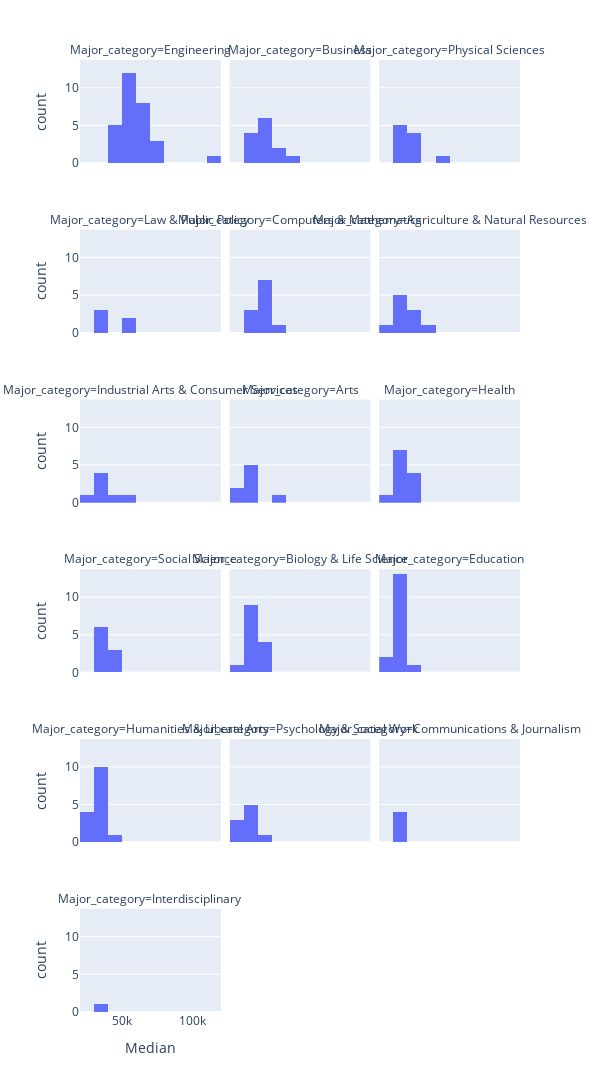

Write notebook code for a chart like this one.
### Code cell
fig = px.histogram(DF_raw,
                  x='Median',
                   nbins=15,
                  facet_col='Major_category',
                  facet_col_wrap=3)
fig.update_layout(autosize = False,
                  width=600,
                  height=1600)
fig.show()

### Figure 1 — Plotly figure (JSON) as saved in the notebook; plotly's stock layout.template omitted (floating-point values rounded to 4 significant figures)
{"data": [{"alignmentgroup": "True", "bingroup": "x", "hovertemplate": "Major_category=Engineering<br>Median=%{x}<br>count=%{y}<extra></extra>", "legendgroup": "", "marker": {"color": "#636efa", "pattern": {"shape": ""}}, "name": "", "nbinsx": 15, "offsetgroup": "", "orientation": "v", "showlegend": false, "type": "histogram", "x": [110000, 75000, 73000, 70000, 65000, 65000, 60000, 60000, 60000, 60000, 60000, 60000, 58000, 57100, 57000, 56000, 54000, 52000, 52000, 50000, 50000, 50000, 50000, 50000, 46000, 44000, 40000, 40000, 40000], "xaxis": "x16", "yaxis": "y16"}, {"alignmentgroup": "True", "bingroup": "x", "hovertemplate": "Major_category=Business<br>Median=%{x}<br>count=%{y}<extra></extra>", "legendgroup": "", "marker": {"color": "#636efa", "pattern": {"shape": ""}}, "name": "", "nbinsx": 15, "offsetgroup": "", "orientation": "v", "showlegend": false, "type": "histogram", "x": [62000, 51000, 50000, 47000, 46000, 45000, 40000, 40000, 40000, 38000, 38000, 36000, 33000], "xaxis": "x17", "yaxis": "y17"}, {"alignmentgroup": "True", "bingroup": "x", "hovertemplate": "Major_category=Physical Sciences<br>Median=%{x}<br>count=%{y}<extra></extra>", "legendgroup": "", "marker": {"color": "#636efa", "pattern": {"shape": ""}}, "name": "", "nbinsx": 15, "offsetgroup": "", "orientation": "v", "showlegend": false, "type": "histogram", "x": [62000, 46000, 45000, 44700, 40000, 39000, 36200, 36000, 35000, 35000], "xaxis": "x18", "yaxis": "y18"}, {"alignmentgroup": "True", "bingroup": "x", "hovertemplate": "Major_category=Law & Public Policy<br>Median=%{x}<br>count=%{y}<extra></extra>", "legendgroup": "", "marker": {"color": "#636efa", "pattern": {"shape": ""}}, "name": "", "nbinsx": 15, "offsetgroup": "", "orientation": "v", "showlegend": false, "type": "histogram", "x": [54000, 50000, 36000, 36000, 35000], "xaxis": "x13", "yaxis": "y13"}, {"alignmentgroup": "True", "bingroup": "x", "hovertemplate": "Major_category=Computers & Mathematics<br>Median=%{x}<br>count=%{y}<extra></extra>", "legendgroup": "", "marker": {"color": "#636efa", "pattern": {"shape": ""}}, "name": "", "nbinsx": 15, "offsetgroup": "", "orientation": "v", "showlegend": false, "type": "histogram", "x": [53000, 45000, 45000, 45000, 45000, 45000, 42000, 41300, 37500, 36400, 35000], "xaxis": "x14", "yaxis": "y14"}, {"alignmentgroup": "True", "bingroup": "x", "hovertemplate": "Major_category=Agriculture & Natural Resources<br>Median=%{x}<br>count=%{y}<extra></extra>", "legendgroup": "", "marker": {"color": "#636efa", "pattern": {"shape": ""}}, "name": "", "nbinsx": 15, "offsetgroup": "", "orientation": "v", "showlegend": false, "type": "histogram", "x": [53000, 40000, 40000, 40000, 35000, 35000, 35000, 32000, 30000, 29000], "xaxis": "x15", "yaxis": "y15"}, {"alignmentgroup": "True", "bingroup": "x", "hovertemplate": "Major_category=Industrial Arts & Consumer Services<br>Median=%{x}<br>count=%{y}<extra></extra>", "legendgroup": "", "marker": {"color": "#636efa", "pattern": {"shape": ""}}, "name": "", "nbinsx": 15, "offsetgroup": "", "orientation": "v", "showlegend": false, "type": "histogram", "x": [50000, 40000, 38400, 35000, 32000, 30000, 29000], "xaxis": "x10", "yaxis": "y10"}, {"alignmentgroup": "True", "bingroup": "x", "hovertemplate": "Major_category=Arts<br>Median=%{x}<br>count=%{y}<extra></extra>", "legendgroup": "", "marker": {"color": "#636efa", "pattern": {"shape": ""}}, "name": "", "nbinsx": 15, "offsetgroup": "", "orientation": "v", "showlegend": false, "type": "histogram", "x": [50000, 35000, 32000, 31000, 30500, 30000, 29000, 27000], "xaxis": "x11", "yaxis": "y11"}, {"alignmentgroup": "True", "bingroup": "x", "hovertemplate": "Major_category=Health<br>Median=%{x}<br>count=%{y}<extra></extra>", "legendgroup": "", "marker": {"color": "#636efa", "pattern": {"shape": ""}}, "name": "", "nbinsx": 15, "offsetgroup": "", "orientation": "v", "showlegend": false, "type": "histogram", "x": [48000, 45000, 42000, 40000, 36000, 35000, 35000, 34000, 33500, 33000, 32400, 28000], "xaxis": "x12", "yaxis": "y12"}, {"alignmentgroup": "True", "bingroup": "x", "hovertemplate": "Major_category=Social Science<br>Median=%{x}<br>count=%{y}<extra></extra>", "legendgroup": "", "marker": {"color": "#636efa", "pattern": {"shape": ""}}, "name": "", "nbinsx": 15, "offsetgroup": "", "orientation": "v", "showlegend": false, "type": "histogram", "x": [47000, 40100, 40000, 38000, 38000, 35000, 33000, 33000, 32000], "xaxis": "x7", "yaxis": "y7"}, {"alignmentgroup": "True", "bingroup": "x", "hovertemplate": "Major_category=Biology & Life Science<br>Median=%{x}<br>count=%{y}<extra></extra>", "legendgroup": "", "marker": {"color": "#636efa", "pattern": {"shape": ""}}, "name": "", "nbinsx": 15, "offsetgroup": "", "orientation": "v", "showlegend": false, "type": "histogram", "x": [45000, 41000, 40000, 40000, 38000, 37400, 37000, 35600, 35000, 35000, 33500, 33400, 33000, 26000], "xaxis": "x8", "yaxis": "y8"}, {"alignmentgroup": "True", "bingroup": "x", "hovertemplate": "Major_category=Education<br>Median=%{x}<br>count=%{y}<extra></extra>", "legendgroup": "", "marker": {"color": "#636efa", "pattern": {"shape": ""}}, "name": "", "nbinsx": 15, "offsetgroup": "", "orientation": "v", "showlegend": false, "type": "histogram", "x": [41000, 35000, 34000, 34000, 34000, 34000, 33000, 33000, 32500, 32100, 32000, 32000, 31000, 30000, 28000, 22000], "xaxis": "x9", "yaxis": "y9"}, {"alignmentgroup": "True", "bingroup": "x", "hovertemplate": "Major_category=Humanities & Liberal Arts<br>Median=%{x}<br>count=%{y}<extra></extra>", "legendgroup": "", "marker": {"color": "#636efa", "pattern": {"shape": ""}}, "name": "", "nbinsx": 15, "offsetgroup": "", "orientation": "v", "showlegend": false, "type": "histogram", "x": [40000, 35000, 34000, 34000, 34000, 33000, 32200, 32000, 32000, 31000, 30000, 29000, 28000, 27500, 27000], "xaxis": "x4", "yaxis": "y4"}, {"alignmentgroup": "True", "bingroup": "x", "hovertemplate": "Major_category=Psychology & Social Work<br>Median=%{x}<br>count=%{y}<extra></extra>", "legendgroup": "", "marker": {"color": "#636efa", "pattern": {"shape": ""}}, "name": "", "nbinsx": 15, "offsetgroup": "", "orientation": "v", "showlegend": false, "type": "histogram", "x": [40000, 36000, 31500, 30000, 30000, 30000, 25000, 25000, 23400], "xaxis": "x5", "yaxis": "y5"}, {"alignmentgroup": "True", "bingroup": "x", "hovertemplate": "Major_category=Communications & Journalism<br>Median=%{x}<br>count=%{y}<extra></extra>", "legendgroup": "", "marker": {"color": "#636efa", "pattern": {"shape": ""}}, "name": "", "nbinsx": 15, "offsetgroup": "", "orientation": "v", "showlegend": false, "type": "histogram", "x": [35000, 35000, 35000, 33000], "xaxis": "x6", "yaxis": "y6"}, {"alignmentgroup": "True", "bingroup": "x", "hovertemplate": "Major_category=Interdisciplinary<br>Median=%{x}<br>count=%{y}<extra></extra>", "legendgroup": "", "marker": {"color": "#636efa", "pattern": {"shape": ""}}, "name": "", "nbinsx": 15, "offsetgroup": "", "orientation": "v", "showlegend": false, "type": "histogram", "x": [35000], "xaxis": "x", "yaxis": "y"}], "layout": {"annotations": [{"font": {}, "showarrow": false, "text": "Major_category=Interdisciplinary", "x": 0.16, "xanchor": "center", "xref": "paper", "y": 0.1083, "yanchor": "bottom", "yref": "paper"}, {"font": {}, "showarrow": false, "text": "Major_category=Humanities & Liberal Arts", "x": 0.16, "xanchor": "center", "xref": "paper", "y": 0.2867, "yanchor": "bottom", "yref": "paper"}, {"font": {}, "showarrow": false, "text": "Major_category=Psychology & Social Work", "x": 0.5, "xanchor": "center", "xref": "paper", "y": 0.2867, "yanchor": "bottom", "yref": "paper"}, {"font": {}, "showarrow": false, "text": "Major_category=Communications & Journalism", "x": 0.84, "xanchor": "center", "xref": "paper", "y": 0.2867, "yanchor": "bottom", "yref": "paper"}, {"font": {}, "showarrow": false, "text": "Major_category=Social Science", "x": 0.16, "xanchor": "center", "xref": "paper", "y": 0.465, "yanchor": "bottom", "yref": "paper"}, {"font": {}, "showarrow": false, "text": "Major_category=Biology & Life Science", "x": 0.5, "xanchor": "center", "xref": "paper", "y": 0.465, "yanchor": "bottom", "yref": "paper"}, {"font": {}, "showarrow": false, "text": "Major_category=Education", "x": 0.84, "xanchor": "center", "xref": "paper", "y": 0.465, "yanchor": "bottom", "yref": "paper"}, {"font": {}, "showarrow": false, "text": "Major_category=Industrial Arts & Consumer Services", "x": 0.16, "xanchor": "center", "xref": "paper", "y": 0.6433, "yanchor": "bottom", "yref": "paper"}, {"font": {}, "showarrow": false, "text": "Major_category=Arts", "x": 0.5, "xanchor": "center", "xref": "paper", "y": 0.6433, "yanchor": "bottom", "yref": "paper"}, {"font": {}, "showarrow": false, "text": "Major_category=Health", "x": 0.84, "xanchor": "center", "xref": "paper", "y": 0.6433, "yanchor": "bottom", "yref": "paper"}, {"font": {}, "showarrow": false, "text": "Major_category=Law & Public Policy", "x": 0.16, "xanchor": "center", "xref": "paper", "y": 0.8217, "yanchor": "bottom", "yref": "paper"}, {"font": {}, "showarrow": false, "text": "Major_category=Computers & Mathematics", "x": 0.5, "xanchor": "center", "xref": "paper", "y": 0.8217, "yanchor": "bottom", "yref": "paper"}, {"font": {}, "showarrow": false, "text": "Major_category=Agriculture & Natural Resources", "x": 0.84, "xanchor": "center", "xref": "paper", "y": 0.8217, "yanchor": "bottom", "yref": "paper"}, {"font": {}, "showarrow": false, "text": "Major_category=Engineering", "x": 0.16, "xanchor": "center", "xref": "paper", "y": 1.0, "yanchor": "bottom", "yref": "paper"}, {"font": {}, "showarrow": false, "text": "Major_category=Business", "x": 0.5, "xanchor": "center", "xref": "paper", "y": 1.0, "yanchor": "bottom", "yref": "paper"}, {"font": {}, "showarrow": false, "text": "Major_category=Physical Sciences", "x": 0.84, "xanchor": "center", "xref": "paper", "y": 1.0, "yanchor": "bottom", "yref": "paper"}], "autosize": false, "barmode": "relative", "height": 1600, "legend": {"tracegroupgap": 0}, "margin": {"t": 60}, "width": 600, "xaxis": {"anchor": "y", "autorange": true, "domain": [0, 0.32], "range": [20000.0, 120000.0], "title": {"text": "Median"}, "type": "linear"}, "xaxis10": {"anchor": "y10", "autorange": true, "domain": [0, 0.32], "matches": "x", "range": [20000.0, 120000.0], "showticklabels": false, "type": "linear"}, "xaxis11": {"anchor": "y11", "autorange": true, "domain": [0.34, 0.66], "matches": "x", "range": [20000.0, 120000.0], "showticklabels": false, "type": "linear"}, "xaxis12": {"anchor": "y12", "autorange": true, "domain": [0.68, 1.0], "matches": "x", "range": [20000.0, 120000.0], "showticklabels": false, "type": "linear"}, "xaxis13": {"anchor": "y13", "autorange": true, "domain": [0, 0.32], "matches": "x", "range": [20000.0, 120000.0], "showticklabels": false, "type": "linear"}, "xaxis14": {"anchor": "y14", "autorange": true, "domain": [0.34, 0.66], "matches": "x", "range": [20000.0, 120000.0], "showticklabels": false, "type": "linear"}, "xaxis15": {"anchor": "y15", "autorange": true, "domain": [0.68, 1.0], "matches": "x", "range": [20000.0, 120000.0], "showticklabels": false, "type": "linear"}, "xaxis16": {"anchor": "y16", "autorange": true, "domain": [0, 0.32], "matches": "x", "range": [20000.0, 120000.0], "showticklabels": false, "type": "linear"}, "xaxis17": {"anchor": "y17", "autorange": true, "domain": [0.34, 0.66], "matches": "x", "range": [20000.0, 120000.0], "showticklabels": false, "type": "linear"}, "xaxis18": {"anchor": "y18", "autorange": true, "domain": [0.68, 1.0], "matches": "x", "range": [20000.0, 120000.0], "showticklabels": false, "type": "linear"}, "xaxis2": {"anchor": "y2", "domain": [0.34, 0.66], "matches": "x", "title": {"text": "Median"}}, "xaxis3": {"anchor": "y3", "domain": [0.68, 1.0], "matches": "x", "title": {"text": "Median"}}, "xaxis4": {"anchor": "y4", "autorange": true, "domain": [0, 0.32], "matches": "x", "range": [20000.0, 120000.0], "showticklabels": false, "type": "linear"}, "xaxis5": {"anchor": "y5", "autorange": true, "domain": [0.34, 0.66], "matches": "x", "range": [20000.0, 120000.0], "showticklabels": false, "type": "linear"}, "xaxis6": {"anchor": "y6", "autorange": true, "domain": [0.68, 1.0], "matches": "x", "range": [20000.0, 120000.0], "showticklabels": false, "type": "linear"}, "xaxis7": {"anchor": "y7", "autorange": true, "domain": [0, 0.32], "matches": "x", "range": [20000.0, 120000.0], "showticklabels": false, "type": "linear"}, "xaxis8": {"anchor": "y8", "autorange": true, "domain": [0.34, 0.66], "matches": "x", "range": [20000.0, 120000.0], "showticklabels": false, "type": "linear"}, "xaxis9": {"anchor": "y9", "autorange": true, "domain": [0.68, 1.0], "matches": "x", "range": [20000.0, 120000.0], "showticklabels": false, "type": "linear"}, "yaxis": {"anchor": "x", "autorange": true, "domain": [0, 0.1083], "range": [0, 13.68], "title": {"text": "count"}}, "yaxis10": {"anchor": "x10", "autorange": true, "domain": [0.535, 0.6433], "matches": "y", "range": [0, 13.68], "title": {"text": "count"}}, "yaxis11": {"anchor": "x11", "autorange": true, "domain": [0.535, 0.6433], "matches": "y", "range": [0, 13.68], "showticklabels": false}, "yaxis12": {"anchor": "x12", "autorange": true, "domain": [0.535, 0.6433], "matches": "y", "range": [0, 13.68], "showticklabels": false}, "yaxis13": {"anchor": "x13", "autorange": true, "domain": [0.7133, 0.8217], "matches": "y", "range": [0, 13.68], "title": {"text": "count"}}, "yaxis14": {"anchor": "x14", "autorange": true, "domain": [0.7133, 0.8217], "matches": "y", "range": [0, 13.68], "showticklabels": false}, "yaxis15": {"anchor": "x15", "autorange": true, "domain": [0.7133, 0.8217], "matches": "y", "range": [0, 13.68], "showticklabels": false}, "yaxis16": {"anchor": "x16", "autorange": true, "domain": [0.8917, 1.0], "matches": "y", "range": [0, 13.68], "title": {"text": "count"}}, "yaxis17": {"anchor": "x17", "autorange": true, "domain": [0.8917, 1.0], "matches": "y", "range": [0, 13.68], "showticklabels": false}, "yaxis18": {"anchor": "x18", "autorange": true, "domain": [0.8917, 1.0], "matches": "y", "range": [0, 13.68], "showticklabels": false}, "yaxis2": {"anchor": "x2", "domain": [0, 0.1083], "matches": "y", "showticklabels": false}, "yaxis3": {"anchor": "x3", "domain": [0, 0.1083], "matches": "y", "showticklabels": false}, "yaxis4": {"anchor": "x4", "autorange": true, "domain": [0.1783, 0.2867], "matches": "y", "range": [0, 13.68], "title": {"text": "count"}}, "yaxis5": {"anchor": "x5", "autorange": true, "domain": [0.1783, 0.2867], "matches": "y", "range": [0, 13.68], "showticklabels": false}, "yaxis6": {"anchor": "x6", "autorange": true, "domain": [0.1783, 0.2867], "matches": "y", "range": [0, 13.68], "showticklabels": false}, "yaxis7": {"anchor": "x7", "autorange": true, "domain": [0.3567, 0.465], "matches": "y", "range": [0, 13.68], "title": {"text": "count"}}, "yaxis8": {"anchor": "x8", "autorange": true, "domain": [0.3567, 0.465], "matches": "y", "range": [0, 13.68], "showticklabels": false}, "yaxis9": {"anchor": "x9", "autorange": true, "domain": [0.3567, 0.465], "matches": "y", "range": [0, 13.68], "showticklabels": false}}}
